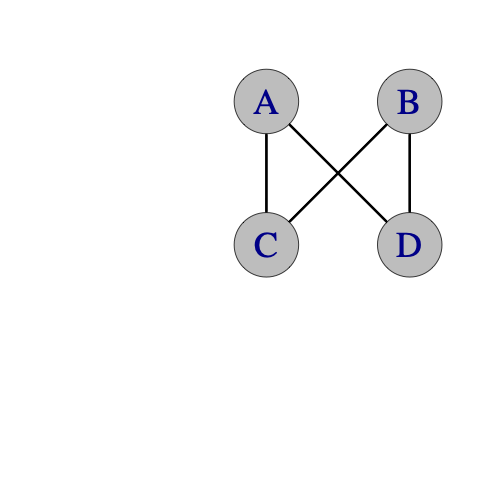

This chart was generated by the following R code:

rm( list=ls() )
library(igraph)

 A <- matrix(0,4,4)
 A[1,3] <- A[3,1] <- 1
 A[1,4] <- A[4,1] <- 1
 A[2,3] <- A[3,2] <- 1
 A[2,4] <- A[4,2] <- 1
 g <- graph.adjacency(A)

 ll <- rbind( c(0,1), c(1,1), c( 0,0 ),  c(1,0) )


 pdf( file="2on2.pdf" )
 par( mgp=rep(1,3) )
 plot(g,  layout=ll, xlim=c(-1.2,1.2), ylim=c(-1.2,1.2),
	edge.arrow.width=0, edge.width=3, vertex.label=c("A","B","C","D"),
	edge.color="black" , rescale=FALSE, vertex.color="grey",
	vertex.label.cex=3, vertex.size=45 )
 dev.off()
